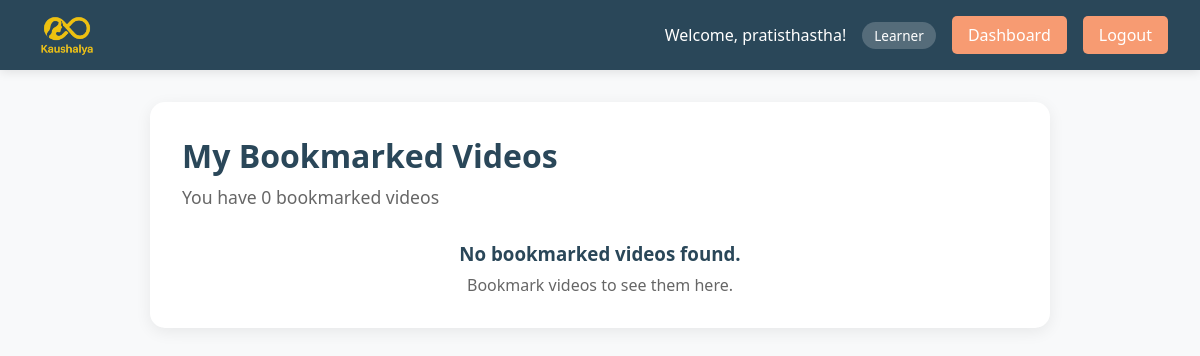
/bookmarks/ (signed in), run on an earlier commit of the app's database.
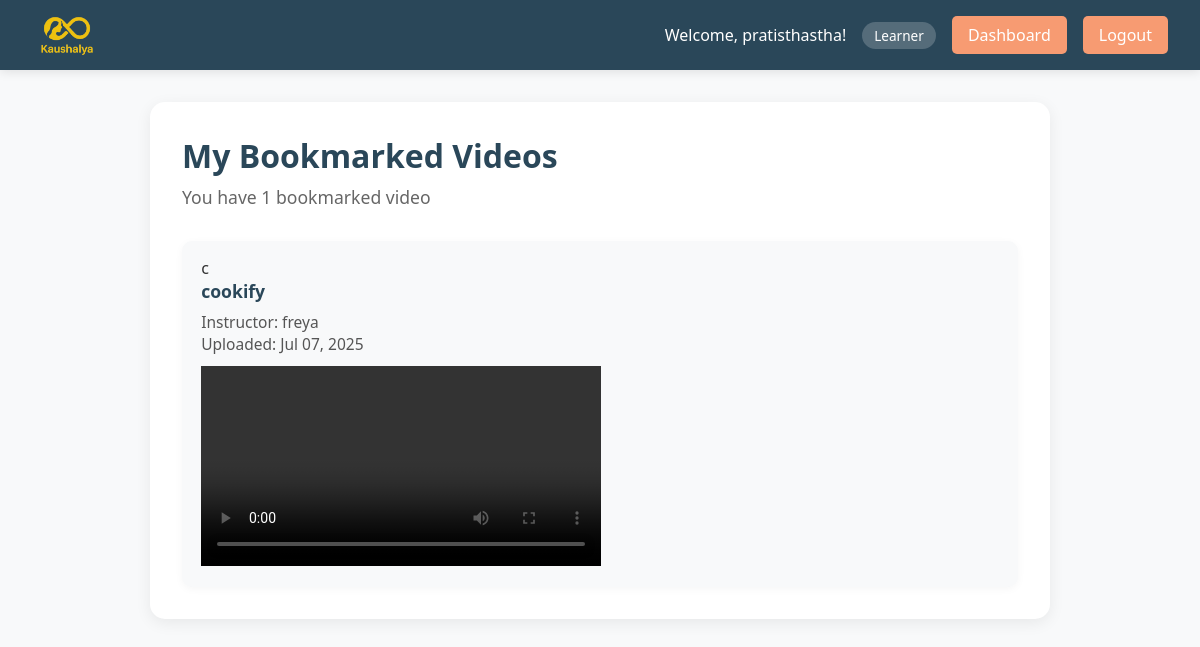
And on a later commit of the database.
### instructors/models.py (models this page shows, shortened)
class Video(models.Model):
    instructor = models.ForeignKey(User, on_delete=models.CASCADE)
    title = models.CharField(max_length=200)
    video = models.FileField(upload_to='videos/')
    pdf_notes = models.FileField(upload_to='video_pdfs/', blank=True, null=True)
    assignment_link = models.URLField(blank=True)
    uploaded_at = models.DateTimeField(auto_now_add=True)
    playback_id = models.CharField(max_length=64, blank=True, null=True)  # Mux playback ID

### core/views.py (the view)
# urls.py: path('bookmarks/', views.bookmarked_videos_view, name='bookmarked_videos'),
@login_required
def bookmarked_videos_view(request):
    bookmarked_ids = BookmarkedCourse.objects.filter(user=request.user).values_list('video_id', flat=True)
    videos = Video.objects.filter(id__in=bookmarked_ids)
    request.user.bookmarked_ids = set(bookmarked_ids)
    context = {
        'courses': videos,
        'total_results': videos.count(),
        'dashboard_type': 'Learner' if request.user.profile.role == 'learner' else 'Instructor/Admin',
    }
    return render(request, 'core/bookmarked_videos.html', context)

### core/templates/core/bookmarked_videos.html (shortened to what this page needs)
{% load static %}
<!DOCTYPE html>
<html lang="en">
<head>
</head>
<body>
    <nav class="navbar">
        <div class="navbar-content">
            <a href="{% url 'dashboard' %}" class="logo" style="display: flex; align-items: center; gap: 0.5rem;">
                <img src="{% static 'core/logo for kaushalya.png' %}" alt="Kaushalaya Logo" style="height: 70px; width: auto; display: block; border-radius: 6px;">
            </a>
            <div class="nav-links" id="navLinks">
                <div class="user-info">
                    <span>Welcome, {{ request.user.username }}!</span>
                    <span class="user-role">{{ dashboard_type }}</span>
                </div>
                <a href="{% url 'dashboard' %}" class="nav-btn">Dashboard</a>
                <a href="{% url 'logout' %}" class="logout-btn">Logout</a>
            </div>
        </div>
    </nav>
    <div class="main-content">
        <h1 class="search-title">My Bookmarked Videos</h1>
        <p class="search-subtitle">You have {{ total_results }} bookmarked video{{ total_results|pluralize }}</p>
        {% if courses %}
        <div class="courses-grid">
            {% for course in courses %}
            <div class="course-card">
                <div class="course-image">
                    {{ course.title|slice:":1" }}
                </div>
                <div class="course-content">
                    <h3 class="course-title">{{ course.title }}</h3>
                    <p class="course-meta">
                        Instructor: <span class="course-instructor">{{ course.instructor.username }}</span><br>
                        Uploaded: {{ course.uploaded_at|date:"M d, Y" }}
                    </p>
                    {% if course.video %}
                    <video width="100%" height="200" controls>
                        <source src="{{ course.video.url }}" type="video/mp4">
                    </video>
                    {% endif %}
                </div>
            </div>
            {% endfor %}
        </div>
        {% else %}
        <div class="no-results">
            <h3>No bookmarked videos found.</h3>
            <p>Bookmark videos to see them here.</p>
        </div>
        {% endif %}
    </div>
</body>
</html>

What changed in the data, as far as the page shows it:
added Video: title "c", title "cookify", instructor.username "freya", uploaded_at "Jul 07, 2025"
Also different on the page:
{{ total_results }}: "0" → "1"
text no longer shown: "No bookmarked videos found. Bookmark videos to see them here."
